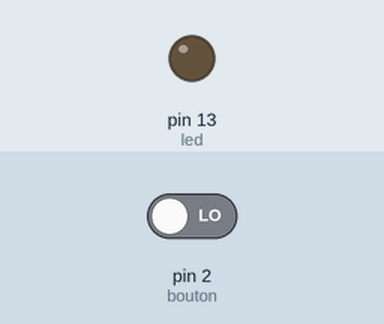
This sketch was run on a simulated Arduino Uno, built with avr-gcc and run on an emulated ATmega328P. Parts: output pins drawn as LEDs (lit = HIGH). Inputs (shaded band) come from the test bench; at power-on: pin 2 (bouton) LOW.

Above: at 1.2 s.
1.3 s: pin 2 (bouton) driven HIGH
At 2.5 s:
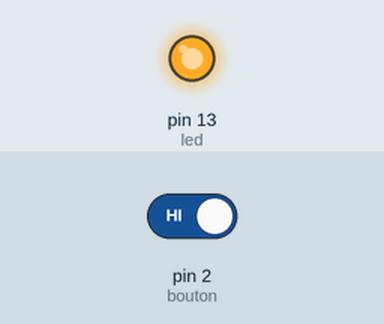
2.8 s: pin 2 (bouton) driven LOW
At 3.7 s:
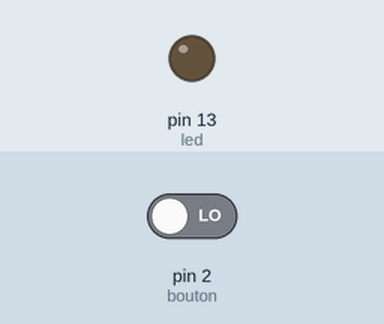
Timing chart, 0 to 5.8 s (numbered marks = the images above; inputs shaded):
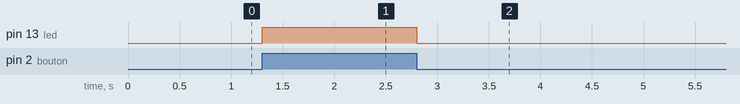

The sketch:

1_bouton_1_Led.ino
```cpp
const int bouton = 2; //le bouton est connecté à la broche 2 de la carte Adruino
const int led = 13; //la LED à la broche 13

int etatBouton; //variable qui enregistre l'état du bouton

void setup()
{
   pinMode(led, OUTPUT); //la led est une sortie
   pinMode(bouton, INPUT); //le bouton est une entrée
   etatBouton = HIGH; //on initialise l'état du bouton comme "relaché"
}

void loop()
{
   etatBouton = digitalRead(bouton); //Rappel : bouton = 2

   if(etatBouton == HIGH) //test si le bouton a un niveau logique HAUT
   {
       digitalWrite(led,HIGH); //la LED reste éteinte
   }
   else  //test si le bouton a un niveau logique différent de HAUT (donc BAS)
   {
       digitalWrite(led,LOW); //le bouton est appuyé, la LED est allumée
   }
}
```

Measured:
- after the input at 1.3 s, pin 13 (led): LOW → HIGH at once
- after the input at 2.8 s, pin 13 (led): HIGH → LOW at once
